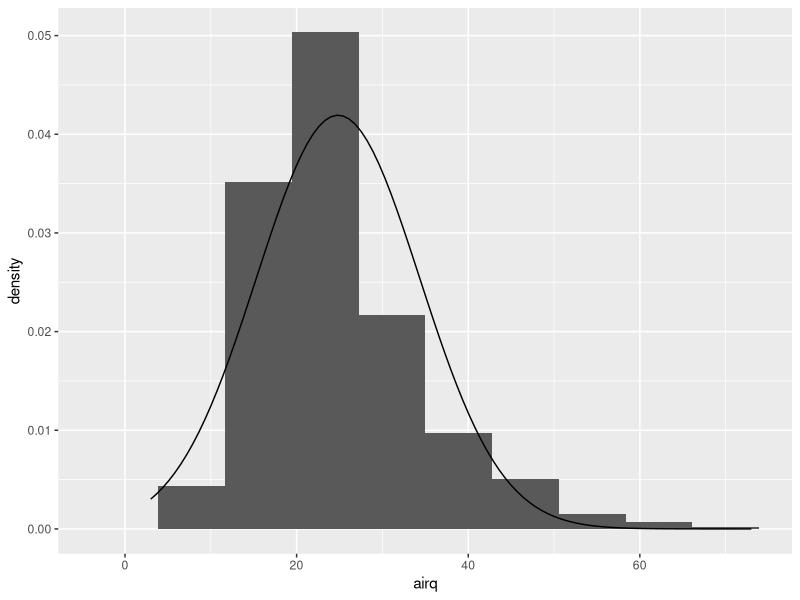
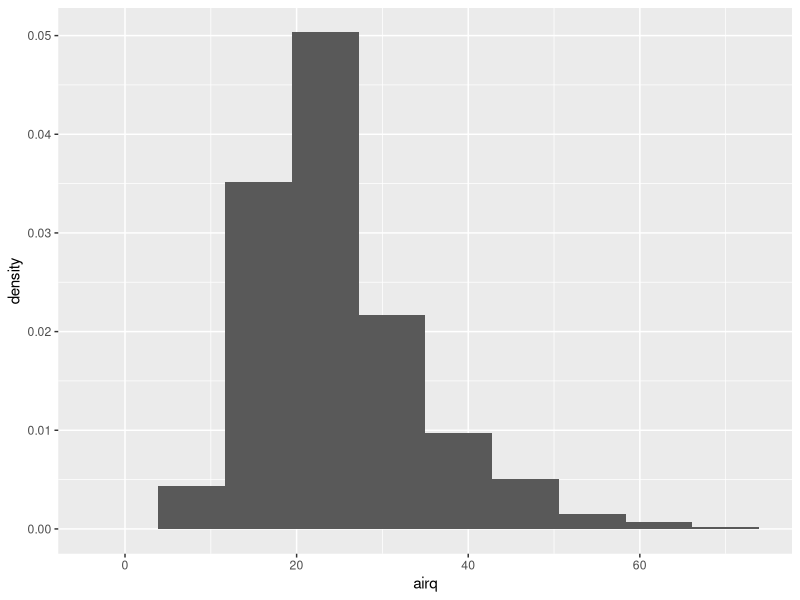
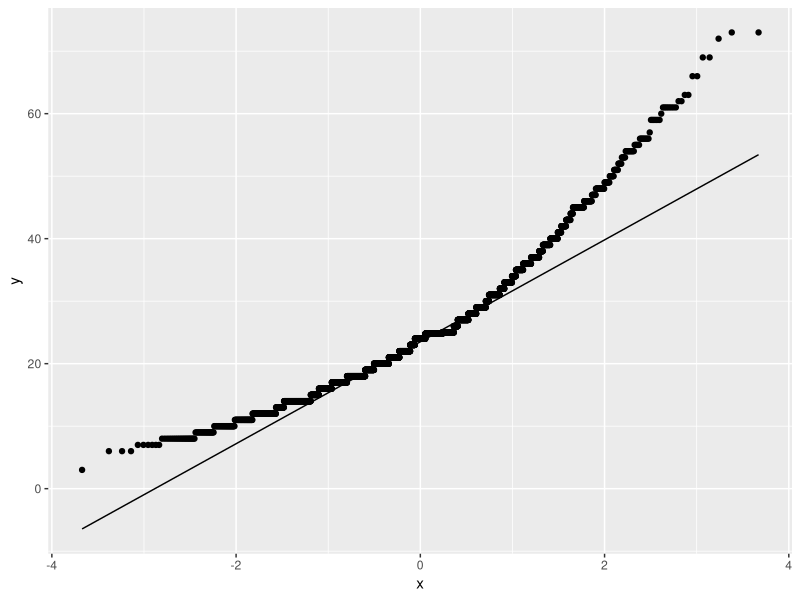
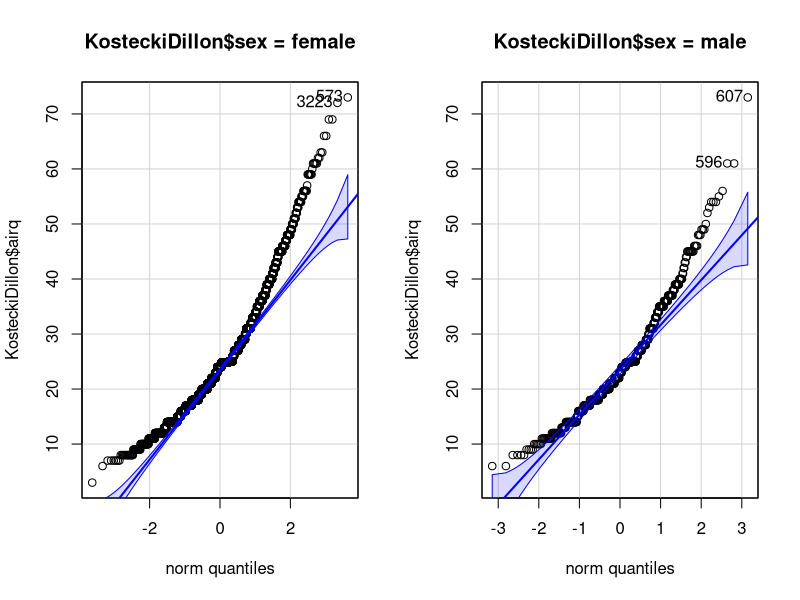
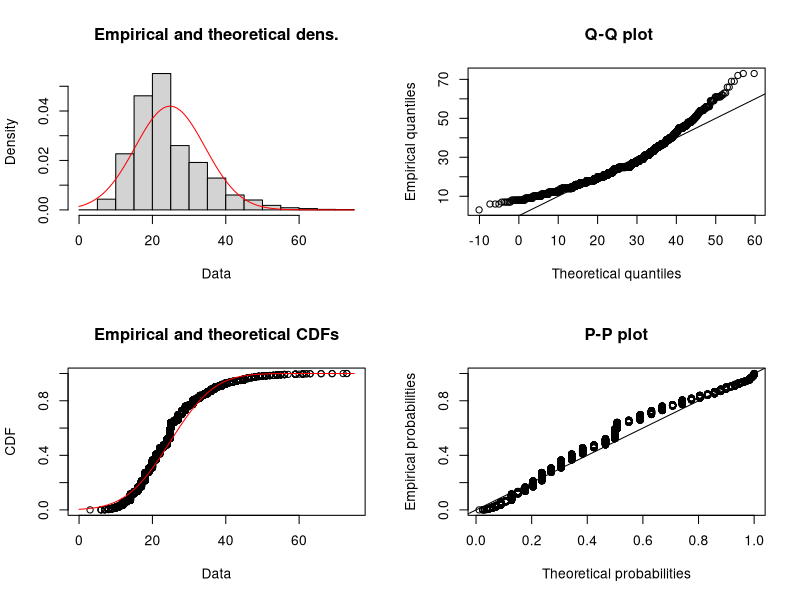
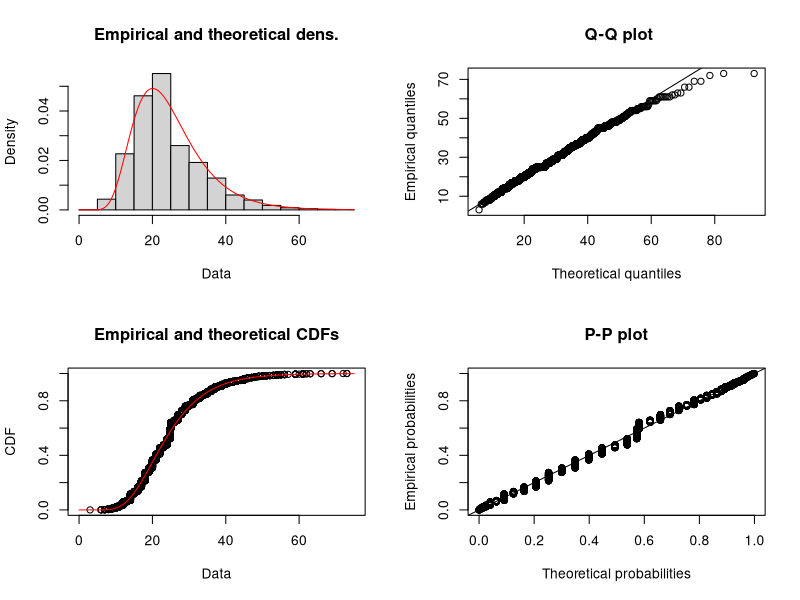
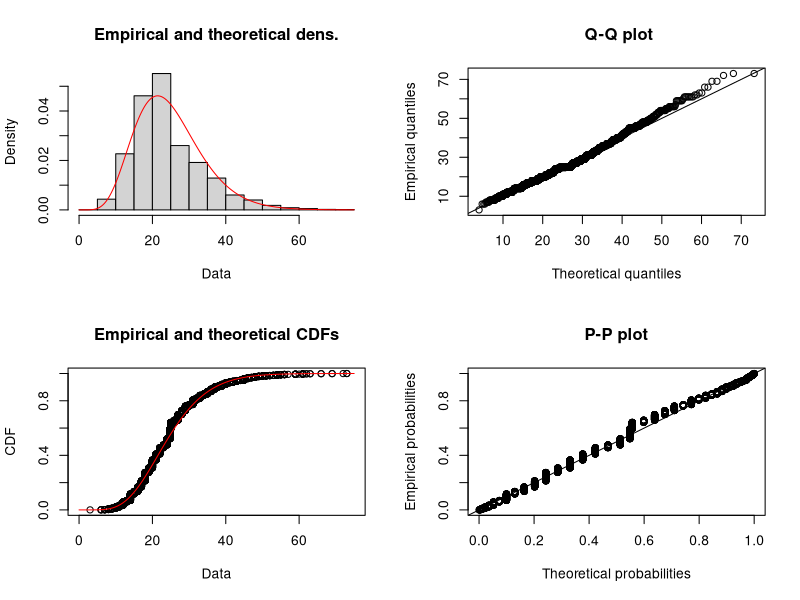
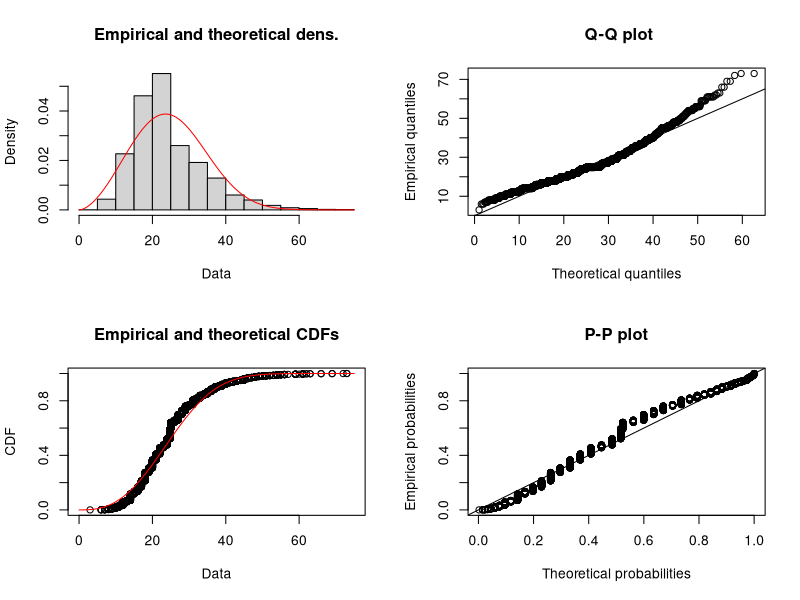

The R script that drew these images, in order:
library(carData)
# data on migraine treatments collected by Tammy Kostecki-Dillon
# help("KosteckiDillon")
data(KosteckiDillon)


#Checking normality for airquality data (KosteckiDillon$airq)

library(tidyverse)
p1 <- ggplot(KosteckiDillon, aes(airq)) 
p1 <- p1 + geom_histogram(aes(y=..density..), bins=10)
p1 + stat_function(fun = dnorm, 
                   args=list(mean=mean(KosteckiDillon$airq), 
                             sd=sd(KosteckiDillon$airq)), 
                   geom = "line")
p1

ggplot(KosteckiDillon, aes(sample=airq)) + 
  stat_qq() + stat_qq_line()

library(car)
qqPlot(KosteckiDillon$airq, 
       distribution="norm", 
       groups=KosteckiDillon$sex)


shapiro.test(KosteckiDillon$airq)

ks.test(KosteckiDillon$airq, "pnorm", 
        mean(KosteckiDillon$airq), 
        sd(KosteckiDillon$airq))



library(fitdistrplus)
m0 <- fitdist(KosteckiDillon$airq, "norm")
plot(m0)
m1 <- fitdist(KosteckiDillon$airq, "lnorm")
plot(m1)
m2 <- fitdist(KosteckiDillon$airq, "gamma")
plot(m2)
m3 <- fitdist(KosteckiDillon$airq, "weibull")
plot(m3)

# Cullen and Frey plot

descdist(KosteckiDillon$airq)

# Density Comparison

denscomp(list(m0,m1,m2,m3), 
         legendtext = c("normal",  
                        "lognormal", 
                        "gamma", 
                        "Weibull"))

# Goodness of fit criteria

gofstat(list(m0,m1,m2,m3), 
        fitnames= c("normal",  
                       "lognormal", 
                       "gamma", 
                       "Weibull"))
